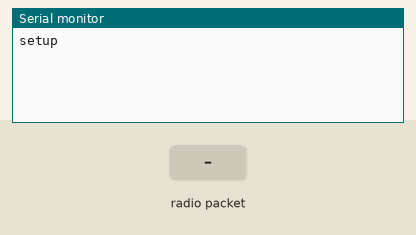
Simulated run of this sketch. Board: Arduino Uno, built with avr-gcc and run on an emulated ATmega328P. Parts: the last lines printed to the serial monitor. The inputs (shaded band) are chosen by the test bench. No radio packets arrive unless stated.

Above: at 1.2 s.
1.3 s: radio packet "L" arrives
At 1.9 s:
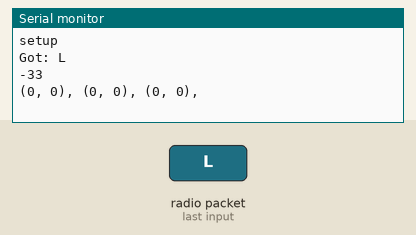
2.8 s: radio packet "1" arrives
At 4.3 s:
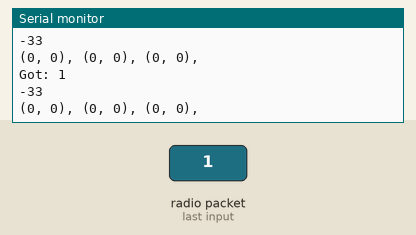

Measured:
- after the input at 1.3 s, the serial monitor: prints a new line at once (image 1)
- after the input at 2.8 s, the serial monitor: prints a new line at once (image 2)

The sketch:

rf_test_receiver.ino
```cpp
// RECEIVER CODE
#include <VirtualWire.h>

int coordinates [][24] = {{0,3, 1,2, 2,3},{1,3, 2,2, 3,3},{0,2, 1,3, 2,2},{1,2, 2,3, 3,2},{0,2, 1,1, 2,2},{1,2, 2,1, 3,2},{0,1, 1,2, 2,1},{1,1, 2,2, 3,1},{0,1, 1,0, 2,1},{1,1, 2,0, 3,1},{0,0, 1,1, 2,0},{1,0, 2,1, 3,0},{4,3, 5,2, 6,3},{5,3, 6,2, 7,3},{4,2, 5,3, 6,2},{5,2, 6,3, 7,2},{4,2, 5,1, 6,2},{5,2, 6,1, 7,2},{4,1, 5,2, 6,1},{5,1, 6,2, 7,1},{4,1, 5,0, 6,1},{5,1, 6,0, 7,1},{4,0, 5,1, 6,0},{5,0, 6,1, 7,0}};

int digital_out = 4;
void setup()
{
  Serial.begin(9600);	// Debugging only
  Serial.println("setup");


  //Initialize the IO and ISR
  vw_set_ptt_inverted(true);
  vw_setup(1000);	    // Bits per sec
  vw_set_rx_pin(digital_out);         //Pin 2 is connected to "Digital Output" of receiver
  vw_rx_start();           // Start the receiver PLL running

}

void loop()
{

  //Set buffer array based on max message length
  uint8_t buf[VW_MAX_MESSAGE_LEN];
  //Set variable to indicate buffer length
  uint8_t buflen = VW_MAX_MESSAGE_LEN;
  String str;
  boolean left = false;
  int index = -1;
  //Serial.println("In the loop!");
  if (vw_have_message()) // Non-blocking
  {

    vw_get_message(buf, &buflen);
    // Message with a good checksum received, dump it.
    Serial.print("Got: ");

     for (int i = 0; i < buflen; i++)
    {
      str += String((char)buf[i]);
      // Print message received in buffer through this loop
      //add space to distinguish characters from each other if showing ASCII decimal #
      //Serial.print(" ");
    }
    Serial.println(str);
    left = (char)buf[7] == 'L';

    index = (char)buf[10] - 32 - 1;
    Serial.println(index);
    if(!left)
      index += 12;

    for(int i = 0; i < 3; i++)
    {
       Serial.print("(" + String(coordinates[(unsigned int)index][2*i]) + ", " + String(coordinates[(unsigned int)index][2*i + 1]) + "), ");
    }
    Serial.println("");

//    if(left)
//      Serial.println("L");
//    else
//      Serial.println("R");

  }
}
```
